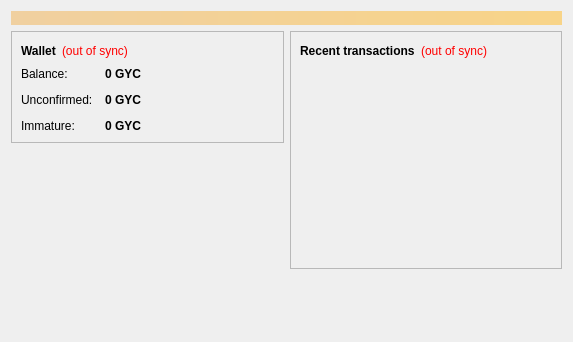
<?xml version="1.0" encoding="UTF-8"?>
<ui version="4.0">
 <class>OverviewPage</class>
 <widget class="QWidget" name="OverviewPage">
  <property name="geometry">
   <rect>
    <x>0</x>
    <y>0</y>
    <width>573</width>
    <height>342</height>
   </rect>
  </property>
  <property name="windowTitle">
   <string>Form</string>
  </property>
  <layout class="QVBoxLayout" name="topLayout">
   <item>
    <widget class="QLabel" name="labelAlerts">
     <property name="visible">
      <bool>false</bool>
     </property>
     <property name="styleSheet">
      <string notr="true">background-color: qlineargradient(x1: 0, y1: 0, x2: 1, y2: 0, stop:0 #F0D0A0, stop:1 #F8D488); color:#000000;</string>
     </property>
     <property name="wordWrap">
      <bool>true</bool>
     </property>
     <property name="margin">
      <number>3</number>
     </property>
    </widget>
   </item>
   <item>
    <layout class="QHBoxLayout" name="horizontalLayout" stretch="1,1">
     <item>
      <layout class="QVBoxLayout" name="verticalLayout_2">
       <item>
        <widget class="QFrame" name="frame">
         <property name="frameShape">
          <enum>QFrame::StyledPanel</enum>
         </property>
         <property name="frameShadow">
          <enum>QFrame::Raised</enum>
         </property>
         <layout class="QVBoxLayout" name="verticalLayout_4">
          <item>
           <layout class="QHBoxLayout" name="horizontalLayout_4">
            <item>
             <widget class="QLabel" name="label_5">
              <property name="font">
               <font>
                <weight>75</weight>
                <bold>true</bold>
               </font>
              </property>
              <property name="text">
               <string>Wallet</string>
              </property>
             </widget>
            </item>
            <item>
             <widget class="QLabel" name="labelWalletStatus">
              <property name="toolTip">
               <string>The displayed information may be out of date. Your wallet automatically synchronizes with the Grumpycoin network after a connection is established, but this process has not completed yet.</string>
              </property>
              <property name="styleSheet">
               <string notr="true">QLabel { color: red; }</string>
              </property>
              <property name="text">
               <string notr="true">(out of sync)</string>
              </property>
              <property name="alignment">
               <set>Qt::AlignLeading|Qt::AlignLeft|Qt::AlignVCenter</set>
              </property>
             </widget>
            </item>
            <item>
             <spacer name="horizontalSpacer_2">
              <property name="orientation">
               <enum>Qt::Horizontal</enum>
              </property>
              <property name="sizeHint" stdset="0">
               <size>
                <width>40</width>
                <height>20</height>
               </size>
              </property>
             </spacer>
            </item>
           </layout>
          </item>
          <item>
           <layout class="QFormLayout" name="formLayout_2">
            <property name="fieldGrowthPolicy">
             <enum>QFormLayout::AllNonFixedFieldsGrow</enum>
            </property>
            <property name="horizontalSpacing">
             <number>12</number>
            </property>
            <property name="verticalSpacing">
             <number>12</number>
            </property>
            <item row="0" column="0">
             <widget class="QLabel" name="label">
              <property name="text">
               <string>Balance:</string>
              </property>
             </widget>
            </item>
            <item row="0" column="1">
             <widget class="QLabel" name="labelBalance">
              <property name="font">
               <font>
                <weight>75</weight>
                <bold>true</bold>
               </font>
              </property>
              <property name="cursor">
               <cursorShape>IBeamCursor</cursorShape>
              </property>
              <property name="toolTip">
               <string>Your current balance</string>
              </property>
              <property name="text">
               <string notr="true">0 GYC</string>
              </property>
              <property name="textInteractionFlags">
               <set>Qt::LinksAccessibleByMouse|Qt::TextSelectableByKeyboard|Qt::TextSelectableByMouse</set>
              </property>
             </widget>
            </item>
            <item row="1" column="0">
             <widget class="QLabel" name="label_3">
              <property name="text">
               <string>Unconfirmed:</string>
              </property>
             </widget>
            </item>
            <item row="1" column="1">
             <widget class="QLabel" name="labelUnconfirmed">
              <property name="font">
               <font>
                <weight>75</weight>
                <bold>true</bold>
               </font>
              </property>
              <property name="cursor">
               <cursorShape>IBeamCursor</cursorShape>
              </property>
              <property name="toolTip">
               <string>Total of transactions that have yet to be confirmed, and do not yet count toward the current balance</string>
              </property>
              <property name="text">
               <string notr="true">0 GYC</string>
              </property>
              <property name="textInteractionFlags">
               <set>Qt::LinksAccessibleByMouse|Qt::TextSelectableByKeyboard|Qt::TextSelectableByMouse</set>
              </property>
             </widget>
            </item>
            <item row="2" column="0">
             <widget class="QLabel" name="labelImmatureText">
              <property name="text">
               <string>Immature:</string>
              </property>
             </widget>
            </item>
            <item row="2" column="1">
             <widget class="QLabel" name="labelImmature">
              <property name="font">
               <font>
                <weight>75</weight>
                <bold>true</bold>
               </font>
              </property>
              <property name="toolTip">
               <string>Mined balance that has not yet matured</string>
              </property>
              <property name="text">
               <string notr="true">0 GYC</string>
              </property>
              <property name="textInteractionFlags">
               <set>Qt::LinksAccessibleByMouse|Qt::TextSelectableByKeyboard|Qt::TextSelectableByMouse</set>
              </property>
             </widget>
            </item>
           </layout>
          </item>
         </layout>
        </widget>
       </item>
       <item>
        <spacer name="verticalSpacer">
         <property name="orientation">
          <enum>Qt::Vertical</enum>
         </property>
         <property name="sizeHint" stdset="0">
          <size>
           <width>20</width>
           <height>40</height>
          </size>
         </property>
        </spacer>
       </item>
      </layout>
     </item>
     <item>
      <layout class="QVBoxLayout" name="verticalLayout_3">
       <item>
        <widget class="QFrame" name="frame_2">
         <property name="frameShape">
          <enum>QFrame::StyledPanel</enum>
         </property>
         <property name="frameShadow">
          <enum>QFrame::Raised</enum>
         </property>
         <layout class="QVBoxLayout" name="verticalLayout">
          <item>
           <layout class="QHBoxLayout" name="horizontalLayout_2">
            <item>
             <widget class="QLabel" name="label_4">
              <property name="text">
               <string>&lt;b&gt;Recent transactions&lt;/b&gt;</string>
              </property>
             </widget>
            </item>
            <item>
             <widget class="QLabel" name="labelTransactionsStatus">
              <property name="toolTip">
               <string>The displayed information may be out of date. Your wallet automatically synchronizes with the Grumpycoin network after a connection is established, but this process has not completed yet.</string>
              </property>
              <property name="styleSheet">
               <string notr="true">QLabel { color: red; }</string>
              </property>
              <property name="text">
               <string notr="true">(out of sync)</string>
              </property>
              <property name="alignment">
               <set>Qt::AlignRight|Qt::AlignTrailing|Qt::AlignVCenter</set>
              </property>
             </widget>
            </item>
            <item>
             <spacer name="horizontalSpacer">
              <property name="orientation">
               <enum>Qt::Horizontal</enum>
              </property>
              <property name="sizeHint" stdset="0">
               <size>
                <width>40</width>
                <height>20</height>
               </size>
              </property>
             </spacer>
            </item>
           </layout>
          </item>
          <item>
           <widget class="QListView" name="listTransactions">
            <property name="styleSheet">
             <string notr="true">QListView { background: transparent; }</string>
            </property>
            <property name="frameShape">
             <enum>QFrame::NoFrame</enum>
            </property>
            <property name="verticalScrollBarPolicy">
             <enum>Qt::ScrollBarAlwaysOff</enum>
            </property>
            <property name="horizontalScrollBarPolicy">
             <enum>Qt::ScrollBarAlwaysOff</enum>
            </property>
            <property name="selectionMode">
             <enum>QAbstractItemView::NoSelection</enum>
            </property>
           </widget>
          </item>
         </layout>
        </widget>
       </item>
       <item>
        <spacer name="verticalSpacer_2">
         <property name="orientation">
          <enum>Qt::Vertical</enum>
         </property>
         <property name="sizeHint" stdset="0">
          <size>
           <width>20</width>
           <height>40</height>
          </size>
         </property>
        </spacer>
       </item>
      </layout>
     </item>
    </layout>
   </item>
  </layout>
 </widget>
 <resources/>
 <connections/>
</ui>
